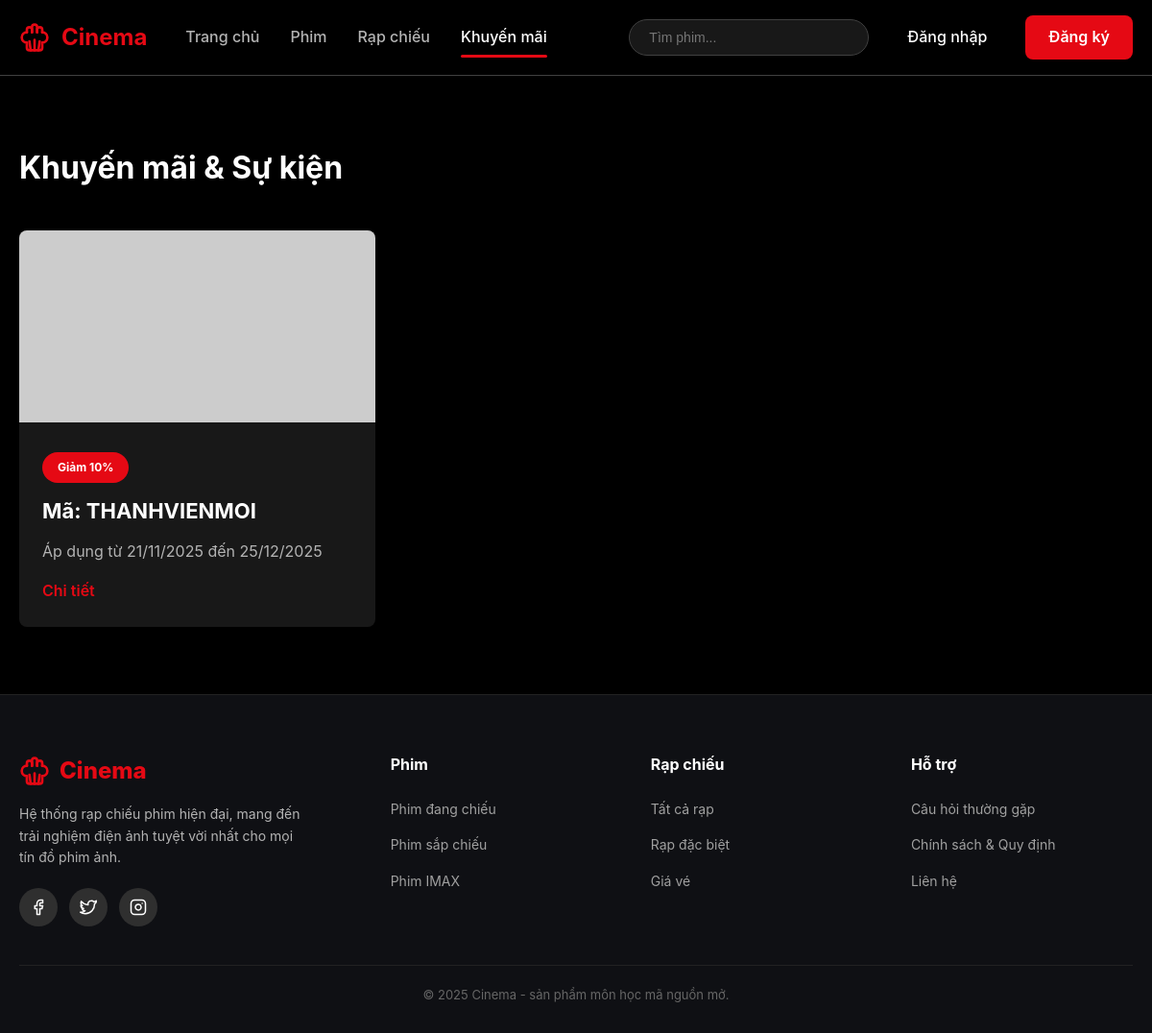
Page /BTL_MO/View/user/promotions.php on the committed database.
### tables this page shows
CREATE TABLE `promotions` (
  `PromotionID` int NOT NULL AUTO_INCREMENT,
  `Code` varchar(50) NOT NULL,
  `DiscountValue` decimal(10,2) DEFAULT '0.00',
  `DiscountPercent` int DEFAULT '0',
  `StartDate` date NOT NULL,
  `EndDate` date NOT NULL,
  PRIMARY KEY (`PromotionID`),
  UNIQUE KEY `Code` (`Code`)
);

### BTL_MO/functions/promotions_functions.php (called while the page is built, shortened)
<?php
function getAllPromotions() {
    $conn = getDbConnection();
    $sql = "SELECT * FROM Promotions ORDER BY EndDate DESC";
    $result = $conn->query($sql);
    $data = [];
    if ($result && $result->num_rows > 0) {
        $data = $result->fetch_all(MYSQLI_ASSOC);
    }
    return $data;
}
?>

### BTL_MO/View/user/promotions.php (the view, shortened to what this page needs)
<?php
require_once '../../functions/promotions_functions.php';
$promotions_list = getAllPromotions();
include 'partials/header.php';
?>
<main class="section">
    <div class="container">
        <div class="section-header">
            <h2>Khuyến mãi & Sự kiện</h2>
        </div>
        <div class="promo-grid">
            <?php if (empty($promotions_list)): ?>
                <p class="empty-message">Hiện chưa có khuyến mãi nào.</p>
            <?php else: ?>
                <?php foreach ($promotions_list as $promo): ?>
                    <div class="promo-card">
                        <img src="https://via.placeholder.com/400x200" alt="<?php echo htmlspecialchars($promo['Code']); ?>">
                        <div class="promo-content">
                            <span class="promo-badge">
                                <?php
                                if (!empty($promo['DiscountPercent'])) {
                                    echo "Giảm " . $promo['DiscountPercent'] . "%";
                                } else {
                                    echo "Giảm " . number_format($promo['DiscountValue'], 0, ',', '.') . " ₫";
                                }
                                ?>
                            </span>
                            <h3>Mã: <?php echo htmlspecialchars($promo['Code']); ?></h3>
                            <p>Áp dụng từ <?php echo date('d/m/Y', strtotime($promo['StartDate'])); ?>
                               đến <?php echo date('d/m/Y', strtotime($promo['EndDate'])); ?></p>
                            <a href="#" class="promo-link">Chi tiết</a>
                        </div>
                    </div>
                <?php endforeach; ?>
            <?php endif; ?>
        </div>
    </div>
</main>
<?php
include 'partials/footer.php';
?>

### BTL_MO/assets/css/style.css (style rules this page uses)
:root { --primary-color: #e50914; --primary-dark: #b20710; --secondary-color: #0f1014; --text-primary: #ffffff; --text-secondary: #b3b3b3; --bg-primary: #000000; --bg-secondary: #181818; --bg-tertiary: #2f2f2f; --border-color: #404040; --success-color: #46d369; --warning-color: #ffa500; --danger-color: #e50914; --shadow: 0 4px 12px rgba(0, 0, 0, 0.5); --shadow-lg: 0 8px 24px rgba(0, 0, 0, 0.6); --transition: all 0.3s ease; --border-radius: 8px; }
* { margin: 0; padding: 0; box-sizing: border-box; }
body { font-family: -apple-system, BlinkMacSystemFont, 'Segoe UI', Roboto, 'Helvetica Neue', Arial, sans-serif; background: var(--bg-primary); color: var(--text-primary); line-height: 1.6; overflow-x: hidden; }
.container { max-width: 1400px; margin: 0 auto; padding: 0 20px; }
.section { padding: 70px 0; }
.section-header { display: flex; justify-content: space-between; align-items: center; margin-bottom: 40px; }
.section-header h2 { font-size: 32px; font-weight: 700; }

### BTL_MO/assets/css/home.css (style rules this page uses)
.promo-grid { display: grid; grid-template-columns: repeat(auto-fill, minmax(350px, 1fr)); gap: 24px; }
.promo-card { background: var(--bg-secondary); border-radius: var(--border-radius); overflow: hidden; transition: var(--transition); cursor: pointer; }
.promo-card img { width: 100%; height: 200px; object-fit: cover; }
.promo-content { padding: 24px; }
.promo-badge { display: inline-block; padding: 6px 16px; background: var(--primary-color); color: var(--text-primary); border-radius: 20px; font-size: 12px; font-weight: 700; margin-bottom: 12px; }
.promo-content h3 { font-size: 22px; margin-bottom: 12px; }
.promo-content p { color: var(--text-secondary); margin-bottom: 16px; }
.promo-link { color: var(--primary-color); text-decoration: none; font-weight: 600; transition: var(--transition); }

### rows in the picture
promotions: DiscountPercent "10", Code "THANHVIENMOI", StartDate "21/11/2025", EndDate "25/12/2025"
